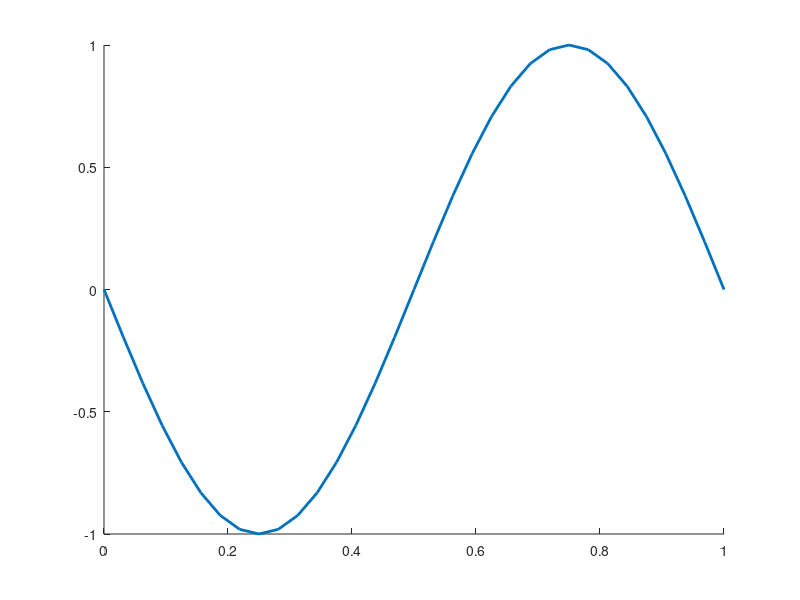

MATLAB code for this plot: (Note: this script raises an error after producing the figure.)
clear; clc; 
%{
Aidan Moriarty 
CFD Project 2: Numerical Advection
Program for part 2
%}
% -- Parameters -- 
M = 32; 
L = 1; 
a = 1; 
T = 3/2; 
total_shift = 2*pi*T; 
nu_values = [1, 0.75, 0.5, 0.25]; 
x = linspace(0, L, M+1);
u_exact = sin(2*pi*(x-a*T))'; 

schemes = {'Lax-Friedrichs', 'First-Order Upwind', 'Lax-Wendroff', 'Minimum Dispersion'}; 
L1_errors = zeros(length(schemes), length(nu_values)); 
phase_errors = zeros(length(schemes), length(nu_values)); 

% -- Main Function -- 
for i = 1:length(schemes)
    scheme = schemes{i}; 
    figure;
    hold on; 
    plot(x, u_exact, 'LineWidth', 2, 'DisplayName', 'Exact Solution'); 
    for j = 1:length(nu_values)
        nu = nu_values(j);
        u_final = solve_advection(a, M, x, T, L, scheme, nu); 
        P = M + 1; 
        L1_error_norm = (1/P)* sum(abs(u_final - u_exact)); 
        L1_errors(i,j) = L1_error_norm; 

        x_exact_zero = find_zero(x, u_exact, L/2); 
        x_num_zero = find_zero(x, u_final, L/2); 

        rad_error = 2*pi*(x_num_zero - x_exact_zero); 
        percent_error = (abs(rad_error) / total_shift) * 100; 
        if nu == 1
            phase_errors(i,j) = 0; 
        else
  
            phase_errors(i,j) = percent_error; 
        end 
        
        plot(x,u_final, 'LineWidth', 2, 'DisplayName', sprintf('|\\nu| = %.4f', nu)); 
        
    end 
    xlabel('x'); 
    ylabel('u(x,T)'); 
    legend show; 
    grid on; 
end 

% -- Outputs -- 
nu_string_labels = arrayfun(@(n) sprintf('nu_%.2f', n), nu_values, 'UniformOutput', false);
error_table = array2table(L1_errors, 'RowNames', schemes, 'VariableNames', nu_string_labels); 
fprintf('\n### L1 Error Norms ###\n');
disp(error_table); 

phase_table = array2table(phase_errors, 'RowNames', schemes, 'VariableNames', ...
    nu_string_labels); 
fprintf('\n### Phase Errors ###\n')
disp(phase_table); 

figure; 
hold on; 
for i = 1:length(schemes)
    plot(nu_values, L1_errors(i,:), '-o', 'LineWidth', 2, 'DisplayName', schemes{i}); 
end 
xlabel('\nu'); 
ylabel('L1 Error Norm'); 
legend show; 
grid on; 

%{
Solves the linear advection equation for part 2. 
%}
function u_final = solve_advection(a, M, x, T, L, scheme, nu)

    dx = L/M; 
    nt = round(3 / (2*nu*dx)); 
    dt = T / nt;  
    
    u = zeros(M+1, nt+1); 
    u(:,1) = sin(2*pi*x)'; 
    q = get_q(scheme, nu); 
    % Periodic boundary condition u(0,t) = u(1,t)
    for n=1:nt
        for j=1:M
            if j == M
                jp1 = 1; 
            else
                jp1 = j + 1; 
            end 
            if j == 1
                jm1 = M; 
            else
                jm1 = j - 1; 
            end 
            % Calcuation of flux interface
            F_right = calc_flux(u(j,n), u(jp1,n), a, dx, dt, q); 
            F_left = calc_flux(u(jm1,n), u(j,n), a, dx, dt, q); 
            
            u(j,n+1) = u(j,n) - (dt/dx) * (F_right - F_left); 
        end
    end 
    % returns u(x,T)
    u_final = u(:, nt+1); 
end 


function q = get_q(scheme, nu)
    switch lower(scheme)
        case 'lax-friedrichs'
            q = 1; 
        case 'first-order upwind'
            q = abs(nu); 
        case 'lax-wendroff'
            q = nu^2; 
        case 'minimum dispersion'
            q = 1/3 + (2/3)*nu^2; 
        otherwise
            error('invalid scheme'); 
    end 
end 

function F = calc_flux(u_L, u_R, a, dx, dt, q)

    f_L = a*u_L; 
    f_R = a*u_R; 

    F = 0.5*(f_L + f_R) - (q*dx)/(2*dt)*(u_R - u_L); 
end 

%{
Function to linearlly interpolate to find where u(x,T) crosses 0. 
%}
function x0 = find_zero(x, u, center)

    M = length(x); 
    min_dist = inf; 
    x0 = NaN; 
    
    for j = 1:(M-1)
        if u(j) * u(j+1) < 0 
            x1 = x(j); 
            x2 = x(j+1); 
            u1 = u(j); 
            u2 = u(j+1); 

            dx = x2 - x1; 
            du = u2 - u1; 

            current_x0 = x1 - u1 * (dx / du); 

            current_dist = abs(current_x0 - center); 
            if current_dist < min_dist
                min_dist = current_dist; 
                x0 = current_x0; 
            end 
        end 
    end
end


        